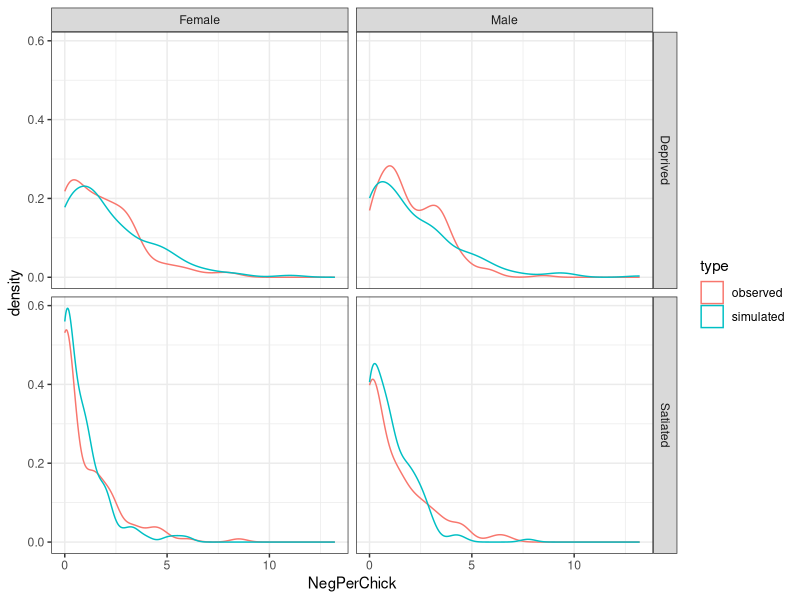

Generate this figure with R: (Note: this script raises an error after producing the figure.)
## ---- chunk 1
library(knitr)
knitr::opts_chunk$set(echo = TRUE)
## ---- chunk 2
library(glmmTMB)
library(ggplot2); theme_set(theme_bw())
## ---- chunk 3
data(Owls)
owls_nb1 <- glmmTMB(SiblingNegotiation ~ FoodTreatment*SexParent +
                             (1|Nest)+offset(log(BroodSize)),
                          family = nbinom1,
                          ziformula = ~1, data=Owls)
## ---- chunk 4
simo=simulate(owls_nb1, seed=1)
Simdat=Owls
Simdat$SiblingNegotiation=simo[[1]]
Simdat=transform(Simdat,  
			NegPerChick = SiblingNegotiation/BroodSize, 
			type="simulated")
Owls$type = "observed"	
Dat=rbind(Owls, Simdat)	
## ---- chunk 5

ggplot(Dat,  aes(NegPerChick, colour=type))+geom_density()+facet_grid(FoodTreatment~SexParent)
## ---- chunk 6
data("sleepstudy", package = "lme4")
set.seed(101)
ss_sim <- transform(sleepstudy,
               Reaction = simulate_new(Reaction ~ Days, sleepstudy,
                                 family = gaussian,
                                 pars = list(beta = c(250, 10),
                                             betad = 2*log(50))))
## ---- chunk 7
ss_fit <- glmmTMB(Reaction ~ Days, sleepstudy)
ss_simlm <- transform(sleepstudy,
                      Reaction = simulate(ss_fit)[[1]])
## ---- chunk 8
library(ggplot2); theme_set(theme_bw())
ss_comb <- rbind(data.frame(sleepstudy, sample = "real"),
                 data.frame(ss_sim, sample = "simulated"),
                 data.frame(ss_simlm, sample = "simulated (from fit)")
                 )
ggplot(ss_comb, aes(x = Days, y = Reaction, colour = Subject)) +
    geom_line() +
    facet_wrap(~sample)
## ---- chunk 9
rho_to_theta <- function(rho) rho/sqrt(1-rho^2)
## tests
stopifnot(all.equal(get_cor(rho_to_theta(-0.2)), -0.2))
stopifnot(all.equal(rho_to_theta(-0.2), put_cor(matrix(c(1,-0.2,-0.2,1), 2))))
## ---- chunk 10
n_id <- 10
dd <- expand.grid(trt = factor(c("A", "B")),
                  id = factor(1:n_id),
                  time = 1:6)
## response var needs to exist and be legal (i.e. within the domain
##  of the response distribution, probably not all zero)
##  but not necessarily sensible
dd$y <- rep(1, nrow(dd))
## ---- chunk 11
form1 <- y~trt*time+(1+time|id)
colnames(model.matrix(lme4::nobars(form1), data = dd))
## ---- chunk 12
## intercept, trtB effect, slope, trt x slope interaction
beta_vec <- c(1, 2, 0.1, 0.2)
## ---- chunk 13
sdvec <-  c(1.5,0.15)
corval <- -0.2
thetavec <- c(log(sdvec), rho_to_theta(corval))
par1 <- list(beta = beta_vec,
             betad = log(1),  ## log(theta)
             theta = thetavec)
## ---- chunk 14
set.seed(101)
dd$y <- simulate_new(form1,
                     data = dd,
                     family = nbinom2,
                     pars = par1)
range(dd$y)
## ---- chunk 15
library(lme4)
set.seed(101)
X <- model.matrix(nobars(form1), data  = dd)
## generate random effects values
rt <- mkReTrms(findbars(form1),
               model.frame(subbars(form1), data = dd))
Z <- t(rt$Zt)
## construct covariance matrix
Sigma <- diag(sdvec) %*% matrix(c(1, corval, corval, 1), 2) %*% diag(sdvec)
lmer_thetavec <- t(chol(Sigma))[c(1,2,4)]
## plug values into Cholesky factor of random effects covariance matrix
rt$Lambdat@x <- lmer_thetavec[rt$Lind]
u <- rnorm(nrow(rt$Lambdat))
b <- t(rt$Lambdat) %*% u
eta <- drop(X %*% par1$beta + t(rt$Zt) %*% b)
mu <- exp(eta)
y <- rnbinom(nrow(dd), size = 1, mu = mu)
range(y) ## range varies a lot
## ---- chunk 16
b <- MASS::mvrnorm(1, mu = rep(0,2*n_id),
                   Sigma = Matrix::.bdiag(replicate(n_id,
                                                    Sigma,
                                                    simplify = FALSE)))
## ---- chunk 17
set.seed(101)
n <- 1000                                                 ## Number of time points
x <- MASS::mvrnorm(mu = rep(0,n),
                   Sigma = .7 ^ as.matrix(dist(1:n)) )    ## Simulate the process using the MASS package
## as.matrix(dist(1:n)) constructs a banded matrix with m_{ij} = abs(i-j)
y <- x + rnorm(n)                                         ## Add measurement noise/nugget
dat0 <- data.frame(y, 
                 times = factor(1:n, levels=1:n),
                 group = factor(rep(1, n)))
## ---- chunk 18
phi_to_AR1 <- function(phi) phi/sqrt(1-phi^2)
set.seed(101)
s2 <- simulate_new(y ~ ar1(times + 0 | group), 
             data=dat0,
             pars = list(
                 beta = 0,   
                 betad = 0,
                 theta = c(0, phi_to_AR1(0.7)))
             )
## ---- chunk 19
a1 <- drop(acf(dat0$y, plot = FALSE)$acf)
a2 <- drop(acf(s2, plot = FALSE)$acf)
par(las = 1, bty = "l")
matplot(0:(length(a1)-1), cbind(a1, a2), pch = 1,
        ylab = "autocorrelation", xlab = "lag")
curve(0.7^x/2, add = TRUE, col = 4, lwd = 2)
